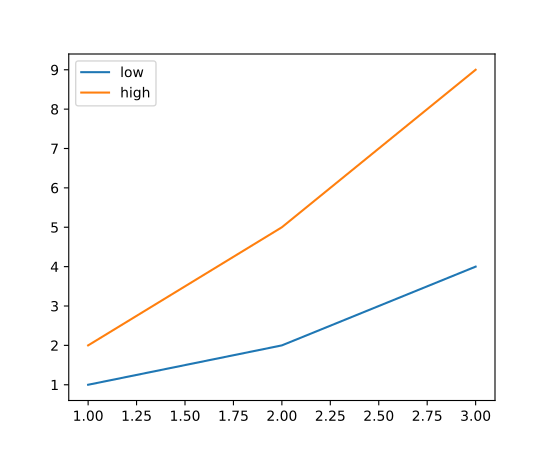

The script that drew this image:
import matplotlib.pyplot as plt

x = [1, 2, 3]

y = [[1, 2],
     [2, 5],
     [4, 9]]

plt.plot(x, y, label=['low', 'high'])
plt.legend()
